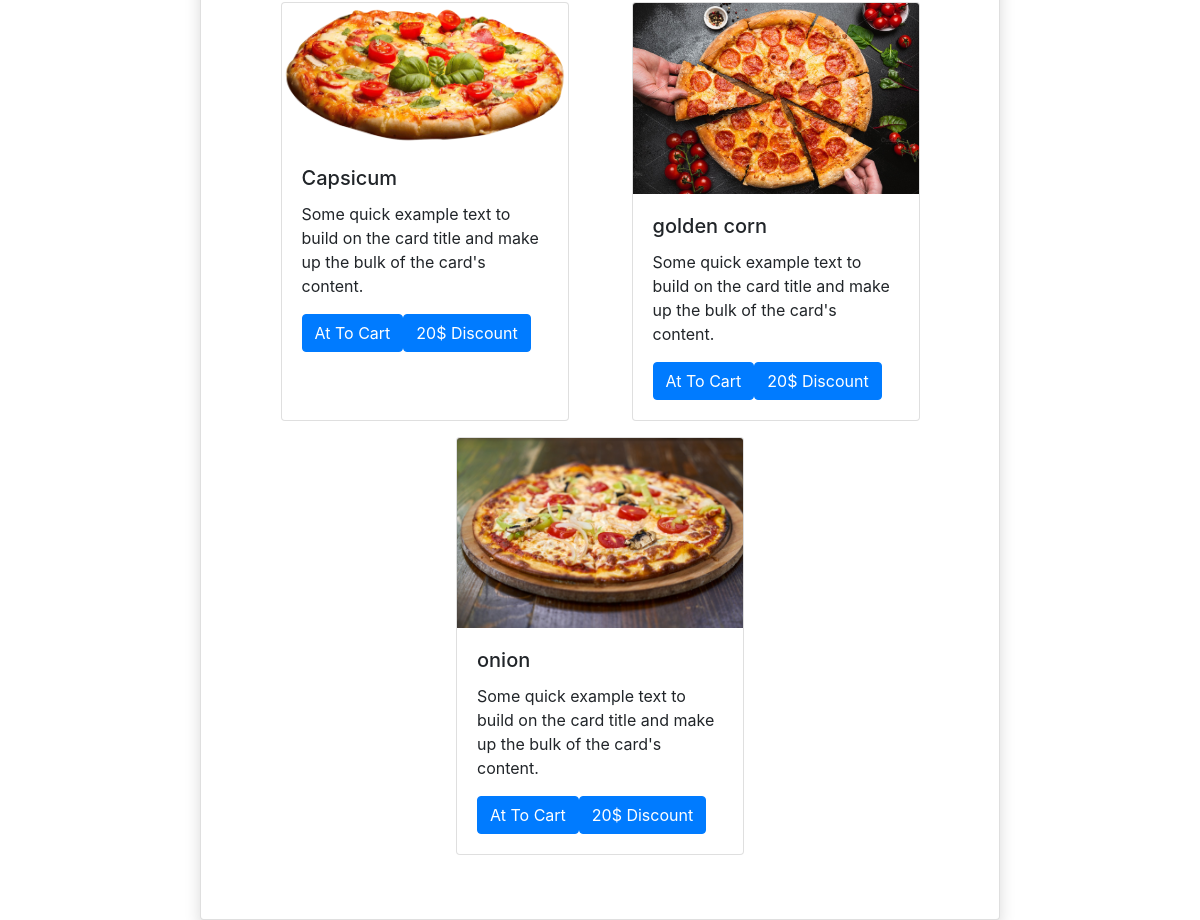
The app's page / (lower part), older data.
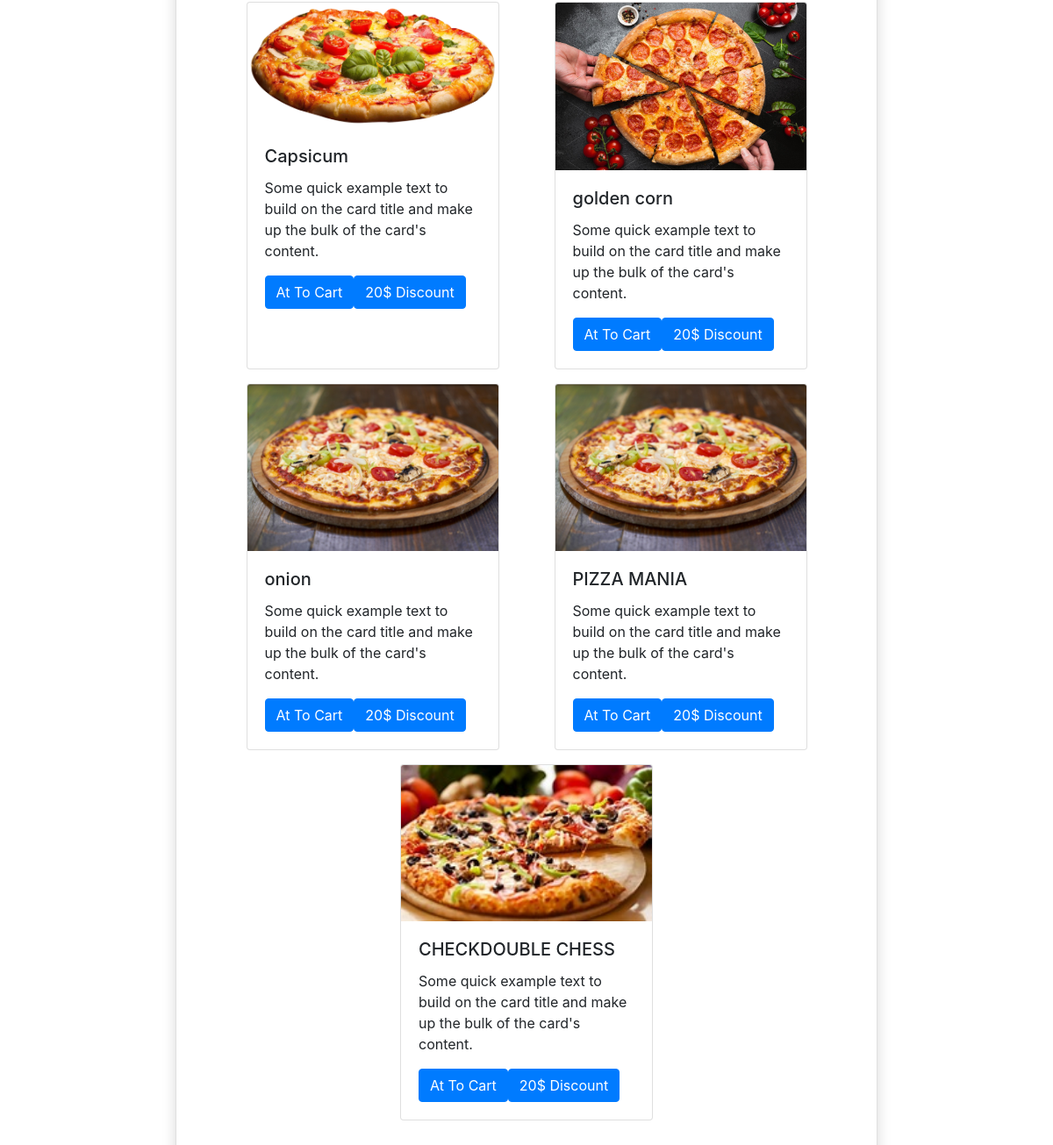
The same page, newer data.
### pizza/models.py (models this page shows)
class Baseclass(models.Model):
    uid=models.UUIDField(primary_key=True,editable=False,default=uuid.uuid4)
    created_at=models.DateTimeField(auto_now_add=True)
    updated_at=models.DateTimeField(auto_now_add=True)
    class Meta:
        abstract=True

class Pizza(Baseclass):
    category=models.ForeignKey(Pizzacategory,on_delete=models.CASCADE,related_name='pizzas')
    pizza_name=models.CharField(max_length=100)
    pizza_price=models.IntegerField()
    pizza_image=models.ImageField(upload_to='uploads\products')

### pizza/views.py (the view, shortened to what this page needs)
# urls.py: 2. Add a URL to urlpatterns:  path('', views.home, name='home')
def home(request,data=None):
    categ=Pizzacategory.objects.all()
    obj=Pizza.objects.all()
    return render(request,'home.html',{'obj1':obj,'categ':categ})

### templates/home.html (shortened to what this page needs)
{% extends 'base.html' %}
{%block main-content%}
<div class ="container mt-5 mx auto col-md-8 card shadow p-5">
<div class="row mx-auto">
    {%for values in obj1%}
<div class="card mx-auto mb-3" style="width: 18rem;">
    <img src="{{values.pizza_image.url}}" class="card-img-top" alt="...">
    <div class="card-body">
      <h5 class="card-title">{{values.pizza_name}}</h5>
      <p class="card-text">Some quick example text to build on the card title and make up the bulk of the card's content.</p>
        <a href="{%url 'addtocart' values.uid%}" class="btn btn-primary">At To Cart</button>
      <a href="#" class="btn btn-primary">20$ Discount</a>
    </div>
  </div>
{%endfor%}
</div>
</div>
{%endblock main-content%}

### templates/base.html (shortened to what this page needs)
<!doctype html>
<html lang="en">
  <head>
    <link rel="stylesheet" href="https://cdn.jsdelivr.net/npm/bootstrap@4.3.1/dist/css/bootstrap.min.css">
    <link rel="stylesheet" href="https://cdnjs.cloudflare.com/ajax/libs/font-awesome/6.3.0/css/all.min.css" />
  </head>
  <body>
    {%block main-content%}{% endblock main-content%}
  </body>
</html>

Row changes from the older to the newer data that the page shows:
added Pizza: pizza_image (picture), pizza_name "PIZZA MANIA"
added Pizza: pizza_image (picture), pizza_name "CHECKDOUBLE CHESS"
